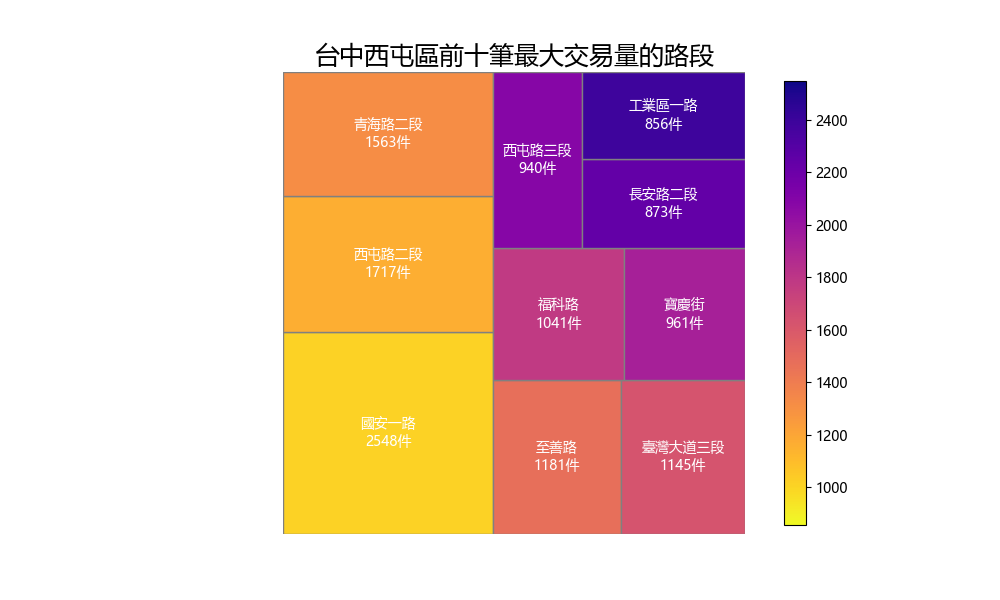

Python code for this plot:
# -*- coding: utf-8 -*-
"""
Created on Thu Aug 24 04:12:44 2023

@author: Jacob
"""

import pandas as pd
import matplotlib.pyplot as plt
import squarify
import seaborn
plt.rcParams['font.sans-serif'] = ['Microsoft YaHei']
plt.rcParams['font.sans-serif'] = ['Microsoft YaHei']

df = pd.read_csv('C:\\Users\\Jacob Kai\\Documents\\Python_UniClass\\Clean_RealEstates')
df_xituan = df[df.district=='西屯區']
df_xituan = df_xituan.groupby('road')['MRT_nearby'].count().sort_values(ascending=False).reset_index()
xituan_top10 = df_xituan.head(10)
xituan_top10['amount'] = xituan_top10['MRT_nearby']
xituan_top10 = xituan_top10.drop('MRT_nearby', axis=1)
amount = xituan_top10['amount'].tolist()

labels = [f'{road}\n{count}件' for road, count in zip(xituan_top10['road'], xituan_top10['amount'])]
plt.figure(figsize=(10, 6))
squarify.plot(sizes=amount,
              label=labels,
              color=seaborn.color_palette('plasma_r', len(amount)),
              alpha=1,
              ec = 'gray',
              text_kwargs={'fontsize': 10,
                           'color': 'white'})
plt.title('台中西屯區前十筆最大交易量的路段', fontsize=18, color='black')
plt.axis('off')

# color bar
# create dummy invisible image with a color map
img = plt.imshow([xituan_top10.amount], cmap='plasma_r')
img.set_visible(False)
plt.colorbar(img, orientation="vertical", shrink=.96)

plt.savefig("C:\\Users\\Jacob Kai\\Documents\\Python_UniClass\\House_Price_Prediction_Module_&_Data_Visualization\\Top 10 Streets in Taichung's Xituan District with the Highest House Trade Volume.png", dpi=100)
plt.show()
